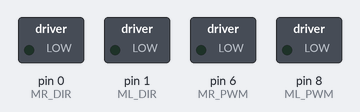
Bench run of a program on a simulated Arduino Leonardo, built with avr-gcc and run on an emulated ATmega32U4. Shown: switched loads named in the program (green lamp = pin HIGH).

Above: at 0.1 s.
At 5.1 s:
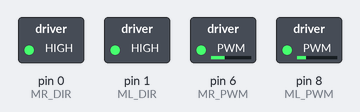
At 7.6 s:
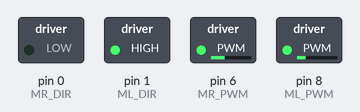
At 10.71 s:
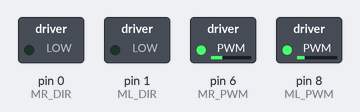
Timing chart, 0 to 12.3 s (numbered marks = the images above):
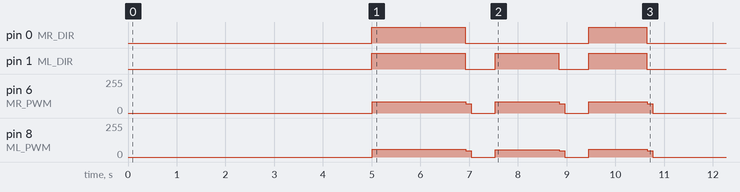

The program:

main.cpp
```cpp
#include <Arduino.h>
#include <SoftPWM.h>

/* ================== PINOUT (MRTDuino) ================== */
#define ML_DIR 1
#define MR_DIR 0
#define ML_PWM 8
#define MR_PWM 6

/* ================== TÙY CHỌN CỰC TÍNH ================== */
const bool FORWARD_IS_HIGH = true; // true: HIGH=tiến, false: LOW=tiến
inline uint8_t DIR_FWD() { return FORWARD_IS_HIGH ? HIGH : LOW; }
inline uint8_t DIR_REV() { return FORWARD_IS_HIGH ? LOW : HIGH; }

/* ================== GIỚI HẠN & TRIM ================== */
const int PWM_CAP = 140;
inline int capPWM(int v) { return constrain(v, 0, PWM_CAP); }

float GAIN_L = 0.78f, GAIN_R = 1.18f;
int BIAS_L = 0, BIAS_R = 0;

/* ================== HIỆU CHUẨN VẬN TỐC ================== */
float CM_PER_SEC_BASE = 34.5f;
const int SPEED_CAL_PWM = 70;

/* ================== BÙ TUYẾN TÍNH & QUÃNG NGẮN ================== */
float CM_SCALE = 0.909f;
float CM_OFFSET = 4.545f;
float NEAR_OFFSET_CM = 0.0f;
float NEAR_APPLY_UPTO = 20.0f;

/* ================== TRẠNG THÁI ================== */
static int g_targetL = 0, g_targetR = 0;
static bool g_dirty = true;

/* ================== HẠ TẦNG ĐỘNG CƠ ================== */
static void setWheelSigned(int pwmSigned, uint8_t dirPin, uint8_t pwmCh)
{
  pwmSigned = constrain(pwmSigned, -255, 255);
  if (pwmSigned > 0)
  {
    digitalWrite(dirPin, DIR_FWD());
    SoftPWMSet(pwmCh, capPWM(pwmSigned));
  }
  else if (pwmSigned < 0)
  {
    digitalWrite(dirPin, DIR_REV());
    SoftPWMSet(pwmCh, capPWM(-pwmSigned));
  }
  else
  {
    SoftPWMSet(pwmCh, 0);
  }
}

static void applyTrimAndWrite(int leftSigned, int rightSigned)
{
  int sL = (leftSigned >= 0) ? +1 : -1;
  int sR = (rightSigned >= 0) ? +1 : -1;
  int mL = abs(leftSigned);
  int mR = abs(rightSigned);

  long l = lround(mL * GAIN_L) + BIAS_L;
  long r = lround(mR * GAIN_R) + BIAS_R;

  setWheelSigned(sL * capPWM((int)l), ML_DIR, ML_PWM);
  setWheelSigned(sR * capPWM((int)r), MR_DIR, MR_PWM);
}

/* ================== PHANH CHỦ ĐỘNG (ACTIVE REVERSE TAP) ==================
 * Vì 1 DIR + 1 PWM không tạo được IN1=IN2=H ổn định, ta phanh bằng cách
 * bơm xung NGƯỢC nhẹ, rất ngắn rồi cắt hẳn.
 */
const int BRAKE_BACK_PWM = 60; // độ mạnh xung ngược (40..90 tuỳ quán tính)
const uint16_t BRAKE_MS = 120; // thời gian xung ngược (80..150 ms)

static void stopActiveBrake()
{
  // bơm xung ngược đều cả hai bánh
  applyTrimAndWrite(-BRAKE_BACK_PWM, -BRAKE_BACK_PWM);
  delay(BRAKE_MS);

  // cắt về 0 ngay
  SoftPWMSet(ML_PWM, 0);
  SoftPWMSet(MR_PWM, 0);
  // (không cần chỉnh DIR; để đó không sao)
}

/* ================== TÍNH THỜI GIAN THEO QUÃNG ĐƯỜNG ================== */
static unsigned long msForDistance_linear(float cm_req, int pwmL, int pwmR)
{
  float cm_eff = CM_SCALE * cm_req + CM_OFFSET;
  if (cm_req <= NEAR_APPLY_UPTO)
    cm_eff += NEAR_OFFSET_CM;
  if (cm_eff <= 0.0f)
    return 0;
  int pwmMag = (abs(pwmL) + abs(pwmR)) / 2;
  if (pwmMag <= 0)
    return 0;

  float v_cm_s = CM_PER_SEC_BASE * ((float)pwmMag / (float)SPEED_CAL_PWM);
  if (v_cm_s < 0.001f)
    v_cm_s = 0.001f;

  float t_ms = (cm_eff / v_cm_s) * 1000.0f;
  if (t_ms < 0)
    t_ms = 0;
  return (unsigned long)(t_ms + 0.5f);
}

/* ================== API ================== */
void Speed(int left, int right)
{
  g_targetL = constrain(left, -255, 255);
  g_targetR = constrain(right, -255, 255);
  g_dirty = true;
}

// Dùng micros() để giảm sai số do delay()
void Distance(float cm)
{
  if (cm <= 0)
    return;
  if (g_targetL == 0 && g_targetR == 0)
    return;

  applyTrimAndWrite(g_targetL, g_targetR);

  unsigned long hold_us = msForDistance_linear(cm, g_targetL, g_targetR) * 1000UL;
  unsigned long t0 = micros();
  while ((unsigned long)(micros() - t0) < hold_us)
  {
    // giữ tốc; tránh in Serial để không trễ
  }

  // Phanh chủ động để “đóng bến” dứt khoát
  stopActiveBrake();
}

/* ================== CÁC HÀM TIỆN ================== */
void turn_Left(int degree)
{
  Speed(-73, 70);
  Distance(32 + degree); // 32
  Speed(0, 0);
}
void turn_Right(int degree)
{
  Speed(70, -73);
  Distance(35 + degree); // 35
  Speed(0, 0);
}
void runWithDS(int distance)
{
  Speed(73, 73);
  Distance(distance * 1.2);
  Speed(0, 0);
}

/* ================== SETUP / LOOP ================== */
void setup()
{
  pinMode(ML_DIR, OUTPUT);
  pinMode(MR_DIR, OUTPUT);
  pinMode(ML_PWM, OUTPUT);
  pinMode(MR_PWM, OUTPUT);

  SoftPWMBegin();
  SoftPWMSet(ML_PWM, 0);
  SoftPWMSet(MR_PWM, 0);

  // Serial.begin(115200); // tránh dùng vì 0/1 trùng DIR
}

void loop()
{
  if (g_dirty)
  {
    applyTrimAndWrite(g_targetL, g_targetR);
    g_dirty = false;
  }

  // test
  // Speed(70,73);
  // Distance(20);
  // delay(1000);
  delay(5000);
  runWithDS(59);
  delay(500);
  turn_Right(10);
  delay(500);
  runWithDS(35);
  delay(500);
  while (1)
    ;
}
```

Measured:
- by itself, pin 0 (MR_DIR): LOW → HIGH at 5.0 s, → LOW 1.9 s later, → HIGH 2.5 s later, → LOW 1.2 s later
- by itself, pin 1 (ML_DIR): LOW → HIGH at 5.0 s, → LOW 1.9 s later, → HIGH 0.62 s later, → LOW 1.3 s later, … (6 changes in this stretch)
- by itself, pin 6 (MR_PWM): 0/255 → 86/255 at 5.0 s, → 71/255 1.9 s later, → 0/255 0.11 s later, → 86/255 0.50 s later, … (9 changes in this stretch)
- by itself, pin 8 (ML_PWM): 0/255 → 57/255 at 5.0 s, → 47/255 1.9 s later, → 0/255 0.11 s later, → 55/255 0.50 s later, … (9 changes in this stretch)
